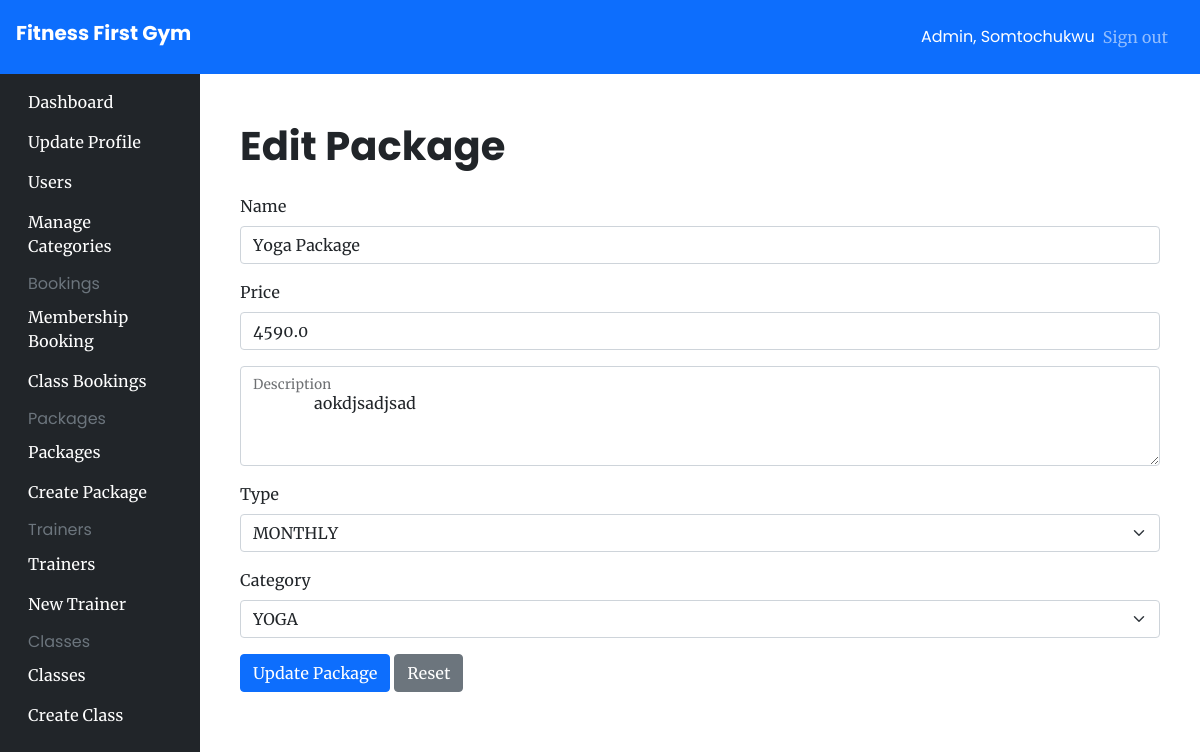
The app's page /admin/package/edit/1 (signed in) with its own data.
### app/models/__init__.py (models this page shows, shortened)
class User(UserMixin, db.Model):
    id = db.Column(db.Integer, primary_key=True)
    firstname = db.Column(db.String(200), nullable=False)
    lastname = db.Column(db.String(200), nullable=True)
    email = db.Column(db.String(100), nullable=False, unique=True)
    password = db.Column(db.String(200), nullable=False)
    isAdmin = db.Column(db.Boolean(), default=False)
    createdAt = db.Column(db.DateTime, default=datetime.utcnow)
    payment_details = db.relationship('PaymentDetails', uselist=False, back_populates='user')
    membership = db.relation('Membership', uselist=False, back_populates='user')

### app/models/Package.py (models this page shows)
class Package(db.Model):
    id = db.Column(db.Integer, primary_key=True)
    name = db.Column(db.String(100), unique=True)
    price = db.Column(db.Float)
    description = db.Column(db.String(100))
    premium = db.Column(db.Boolean, default=True)
    package_id = db.Column(db.Integer, db.ForeignKey('package_type.id'))
    package_type = db.relationship('PackageType', backref=db.backref('package', lazy='dynamic'))
    category_id = db.Column(db.Integer, db.ForeignKey('category.id'))
    category = db.relationship('Category', backref=db.backref('packages', lazy='dynamic'))

class PackageType(db.Model):
    id = db.Column(db.Integer, primary_key=True)
    name = db.Column(db.String(50), unique=True)

class Category(db.Model):
    id = db.Column(db.Integer, primary_key=True)
    name = db.Column(db.String(50), unique=True)

### app/admin_views.py (the view, shortened to what this page needs)
@app.route('/admin/package/edit/<int:id>', methods=['GET', 'POST'])
@login_required
@authorize_request
def edit_package(id):
   package = Package.query.get(int(id))
   categories = Category.query.all()
   package_types = PackageType.query.all()
   category = Category.query.get(package.category_id)
   return render_template('pages/admin/packages/edit.html', package=package, categories=categories, package_types=package_types)

### app/admin_views.py (called while the page is built)
def authorize_request(view_func):
   @wraps(view_func)
   def wrapped_view(*args, **kwargs):
      try:
         if current_user.isAdmin:
               return view_func(*args, **kwargs)
         else:
            flash('Unauthorized')
            return redirect('/')
      except Exception as error:
         return render_template('pages/error/500.html', error=error)
   return wrapped_view

### app/models/__init__.py (called while the page is built)
@login_manager.user_loader
def load_user(id):
    return User.query.get(id)

### app/templates/pages/admin/packages/edit.html (shortened to what this page needs)
{% extends "components/admin_base.html" %}
{% block content %}
<form action="/admin/package/edit/{{package.id}}" method="post" class="container mx-auto my-3 row g-3">
    <h1>Edit Package</h1>
    <div class="col-12">
        <label for="inputNanme4" class="form-label">Name</label>
        <input type="text" class="form-control" id="name" name="name" minlength="6" value="{{package.name if package.name}}" required>
    </div>
    <div class="col-12">
        <label for="inputEmail4" class="form-label">Price</label>
        <input type="number" class="form-control" id="price" name="price"
            value="{{package.price if package.price }}" required>
    </div>
    <div class="col-12">
        <div class="form-floating">
            <textarea class="form-control" placeholder="Address" id="description" name="description" required
                style="height: 100px;">
                {{package.description if package.description}}</textarea>
            <label for="floatingTextarea">Description</label>
        </div>
    </div>
    <div class="col-12">
        <label for="inputEmail4" class="form-label">Type</label>
        <select id="package_type" name="package_type" class="form-select">
            <option selected value="{{package.package_type.id}}">{{package.package_type.name}}</option>
        </select>
    </div>
    <div class="col-12">
        <label for="inputEmail4" class="form-label">Category</label>
        <select id="category" name="category" class="form-select">
            <option selected value="{{package.category_id if package.category_id else 1 }}">{{ package.category.name }}
            </option>
        </select>
    </div>
    <div class="text-left">
        <button type="submit" class="btn btn-primary">Update Package</button>
        <button type="reset" class="btn btn-secondary">Reset</button>
    </div>
</form>
{% endblock content %}

### app/templates/components/admin_base.html (shortened to what this page needs)
<!DOCTYPE html>
<html lang="en">
<head>
    <link rel="stylesheet" href="{{url_for('static', filename='css/bootstrap.min.css')}}" />
    <link rel="stylesheet" href="{{url_for('static', filename='css/main.css')}}" />
</head>
<body class="relative">
    <main>
        <nav class="navbar navbar-dark sticky-top bg-primary flex-md-nowrap p-3">
            <a class="navbar-brand h2 col-sm-3 col-md-2 mr-0" href="/">Fitness First Gym</a>
            <div class="navbar-nav px-3">
                <div class="nav-item text-nowrap d-flex align-items-center">
                    <span class="text-white mx-2">Admin, {{current_user.firstname}}</span>
                    <a class="nav-link" href="/auth/logout">Sign out</a>
                </div>
            </div>
        </nav>
        <div>
            <div class="container-fluid">
                <div class="row">
                    {% include "components/admin_navbar.html" %}
                    <main role="main" class="relative col-md-9 ml-sm-auto col-lg-10 p-3">
                        {% block content %} {% endblock %}
                    </main>
                </div>
            </div>
        </div>
    </main>
</body>
</html>

### app/static/css/main.css (style rules this page uses)
body { font-family: 'Merriweather'; }
h1, h2, h3, h4 , h5 , h6, .h1, .h2, .h3, .h4 , .h5 , .h6 { font-family: 'PoppinsBold'; font-weight: 500; }
span, p { font-family: 'Poppins'; }

### records on screen
User: firstname "Somtochukwu"
Package: name "Yoga Package", price "4590.0", description "aokdjsadjsad"
PackageType: package_type "MONTHLY"
Category: category "YOGA"
